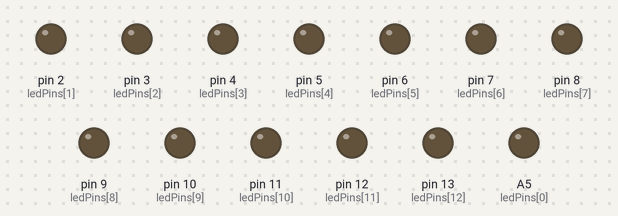
This sketch was run on a simulated Arduino Uno, built with avr-gcc and run on an emulated ATmega328P. Parts: output pins drawn as LEDs (lit = HIGH).

Above: at 0.1 s.
At 4.1 s:
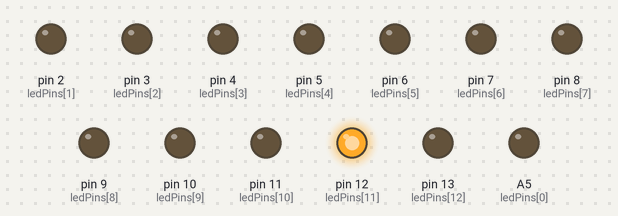
At 9.1 s:
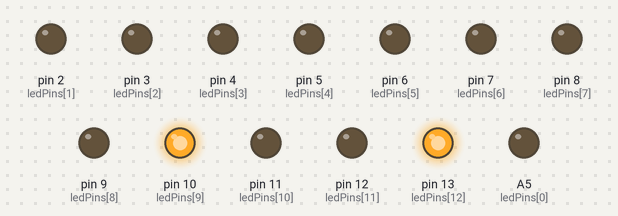
At 19.1 s:
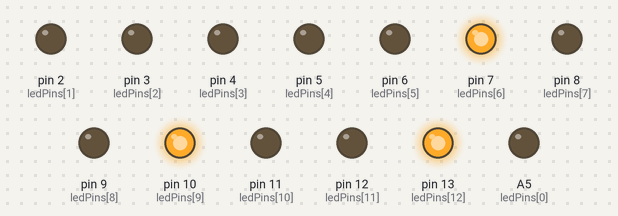
At 29.1 s:
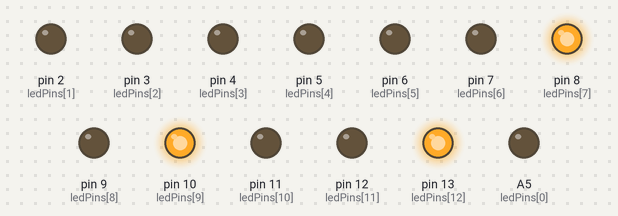
At 39.1 s:
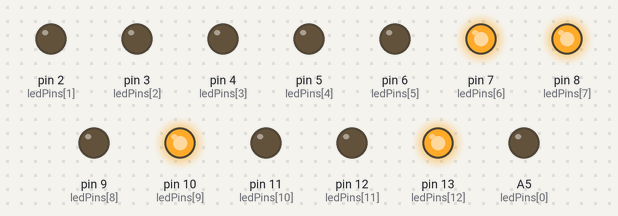
Timing chart, 0 to 40.0 s (numbered marks = the images above):
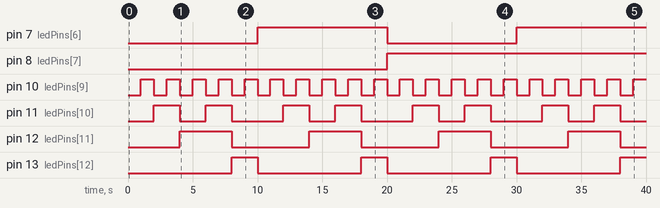

Measured:
- by itself, pin 7 (ledPins[6]): LOW → HIGH at 10.0 s, → LOW 10.0 s later, → HIGH 10.0 s later
- by itself, pin 8 (ledPins[7]): LOW → HIGH at 20.0 s
- by itself, pin 10 (ledPins[9]): alternates HIGH for 1.0 s and LOW for 1.0 s
- by itself, pin 11 (ledPins[10]): repeats every 10.0 s: LOW 2.0 s, HIGH 2.0 s, LOW 4.0 s, HIGH 2.0 s
- by itself, pin 12 (ledPins[11]): alternates HIGH for 4.0 s and LOW for 6.0 s
- by itself, pin 13 (ledPins[12]): alternates HIGH for 2.0 s and LOW for 8.0 s

The sketch:

BinaryClock.ino
```cpp
#include "Arduino.h";
#include <Time.h>;

#define TIME_MSG_LEN  11   // time sync to PC is HEADER followed by Unix time_t as ten ASCII digits
#define TIME_HEADER  'T'   // Header tag for serial time sync message
#define TIME_REQUEST  7    // ASCII bell character requests a time sync message

//globale variabelen
int ledPins[] = {A5,2,3,4,5,6,7,8,9,10,11,12,13};
byte leftHours;
byte rightHours;
byte leftMinutes;
byte rightMinutes;
int hours = 0;
int minutes = 0;
int oldMinutes;
int oldHours;

//declareert de LEDs
void setup() {
  for (int i = 0; i < sizeof(ledPins); i++) {
    pinMode(ledPins[i], OUTPUT);
  }
  Serial.begin(9600);
}

void loop() {

  //(hier zou die de nieuwe tijd ophalen

  //tijd ophalen kregen we niet aan de praat, maar we hebben wel dit stukje code die de tijd om de seconde een minuut ophoogt (en om de 60 minuten het uur enz.) om het zo na te bootsen en te laten zien dat dat werkt
  minutes++;
  if(minutes == 60) {
    minutes = 0;
    hours++;
  }
  if(hours == 24) {
    hours = 0;
  }
  delay(1000);

  //stopt de huidige loop als de oude tijd gelijk is aan de opghaalde tijd
  if(oldMinutes == minutes && oldHours == hours) { return; }

  //zet alle LEDs uit
  for (int i = 0; i < sizeof(ledPins); i++) {
    digitalWrite(ledPins[i], LOW);
  }

  //zet het aantal uren om in een binair getal van het linker en rechter getal (bijvoorbeeld 16 => 1 en 110)
  if(hours < 10) {
    leftHours = (byte) 0; //bij een getal kleiner dan 10 moet het linker getal 0 zijn (om zo alsnog 2 getallen te krijgen)
    rightHours = (byte) hours;
  } else if(hours >= 10) {
    leftHours = (byte) ((hours - (hours%10)) / 10);
    rightHours = (byte) (hours%10);
  } else {
    //I've got a problem
  }

  //leest de binaire uurtijd af en zet daarmee de goede LEDs aan
  for(int i=1; i<3; i++) {
    if(bitRead(leftHours, (i-1)) == 1) {
      digitalWrite(ledPins[i-1], HIGH);
    }
  }
  for(int i=3; i<7; i++) {
    if(bitRead(rightHours, (i-3)) == 1) {
      digitalWrite(ledPins[i-1], HIGH);
    }
  }

  //dezelfde omzetting als bij de uren maar dan voor de minuten
  if(minutes < 10) {
    leftMinutes = (byte) 0;
    rightMinutes = (byte) minutes;
  } else if(minutes >= 10) {
    leftMinutes = (byte) ((minutes - (minutes%10)) / 10);
    rightMinutes = (byte) (minutes%10);
  } else {
    //I've got a problem
  }

  //leest de binaire minuuttijd af en zet daarmee de goede LEDs aan
  for(int i=7; i<10; i++) {
    if(bitRead(leftMinutes, (i-7)) == 1) {
      digitalWrite(ledPins[i-1], HIGH);
    }
  }
  for(int i=10; i<14; i++) {
    if(bitRead(rightMinutes, (i-10)) == 1) {
      digitalWrite(ledPins[i-1], HIGH);
    }
  }

  //slaat de minuten en uren op om bij de volgende loop daarop te checken
  oldMinutes = minutes;
  oldHours = hours;
}
```
